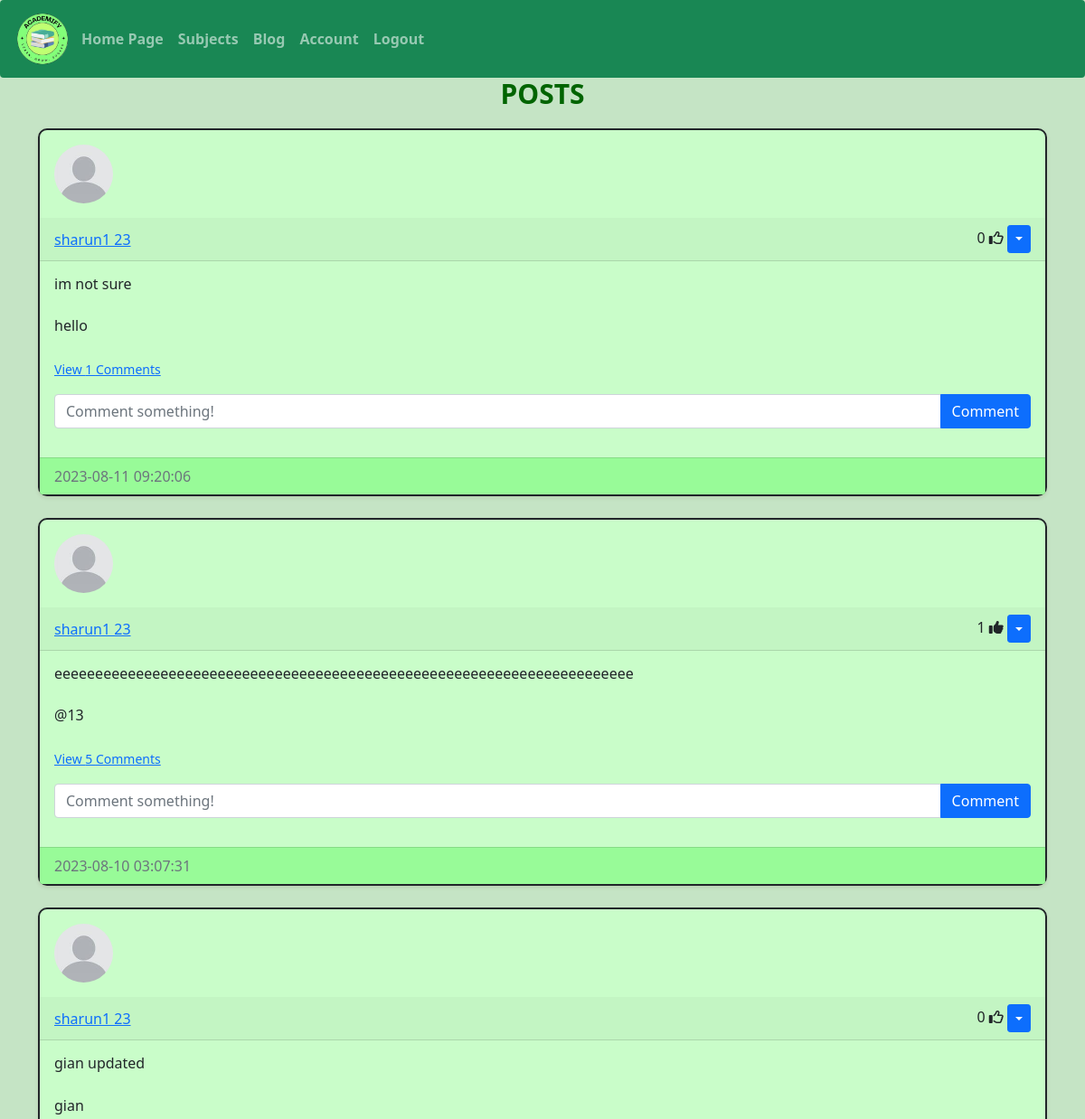
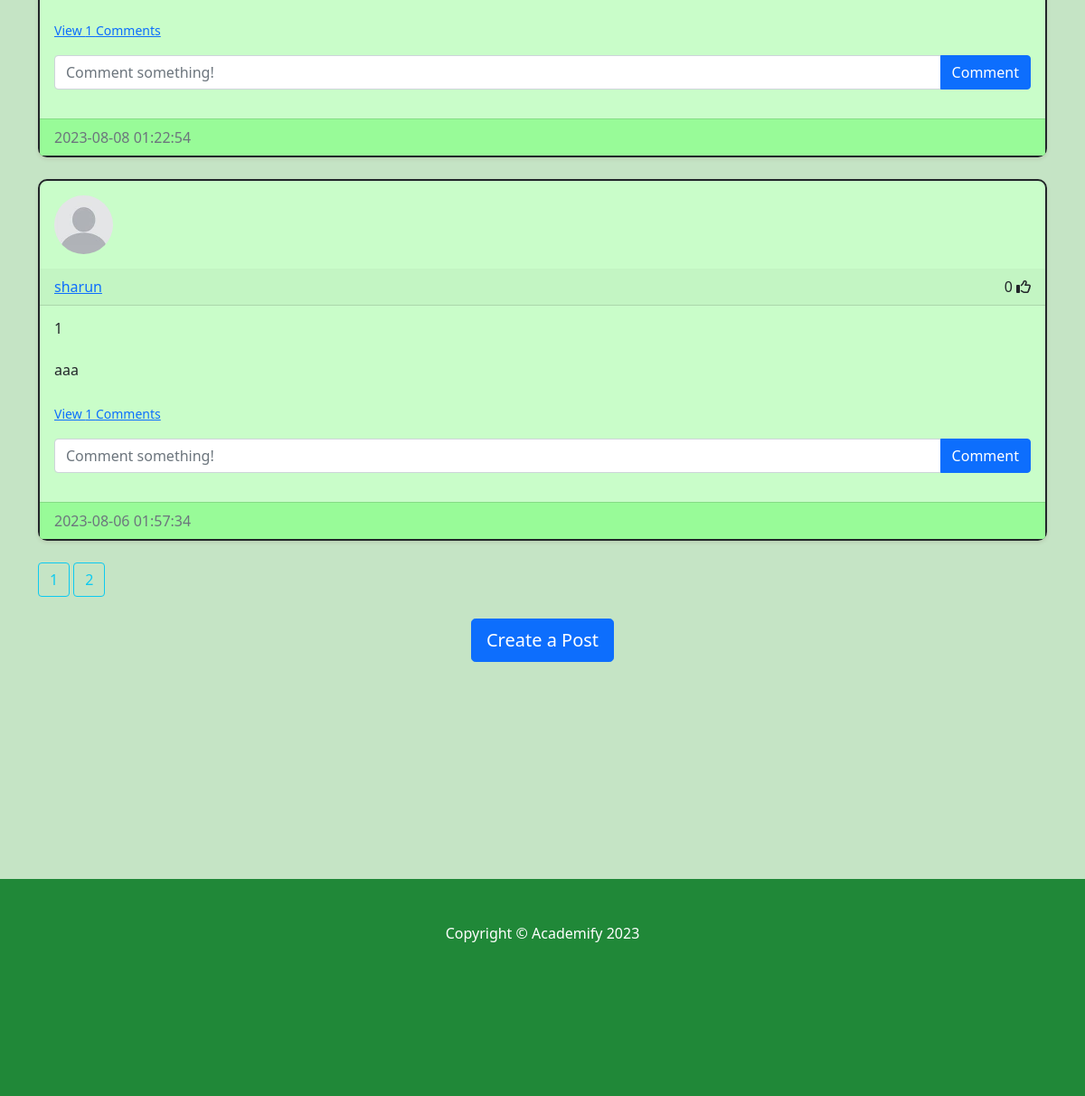
The page /blog (signed in) on the database as committed earlier (2 pictures, top to bottom).
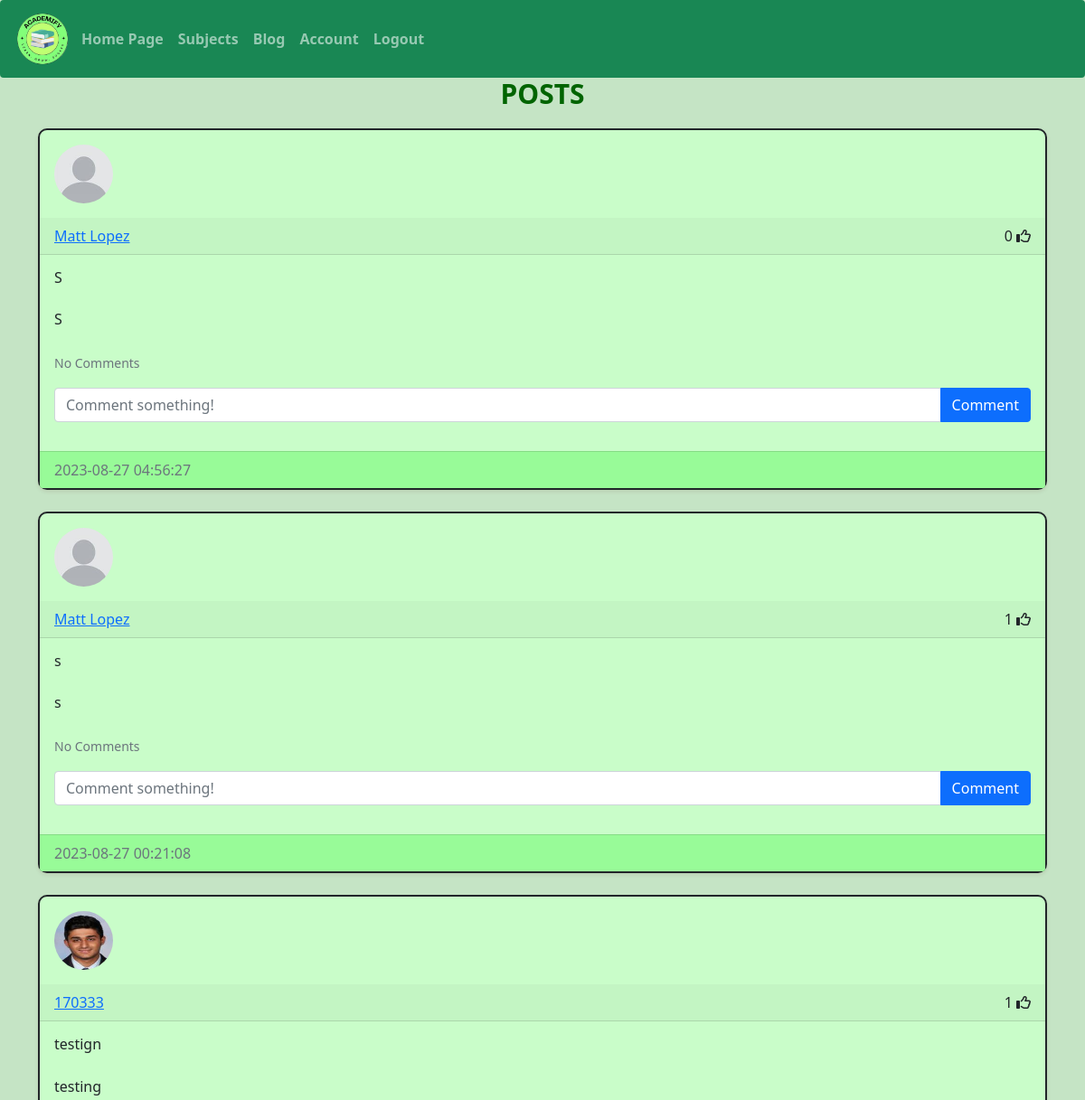
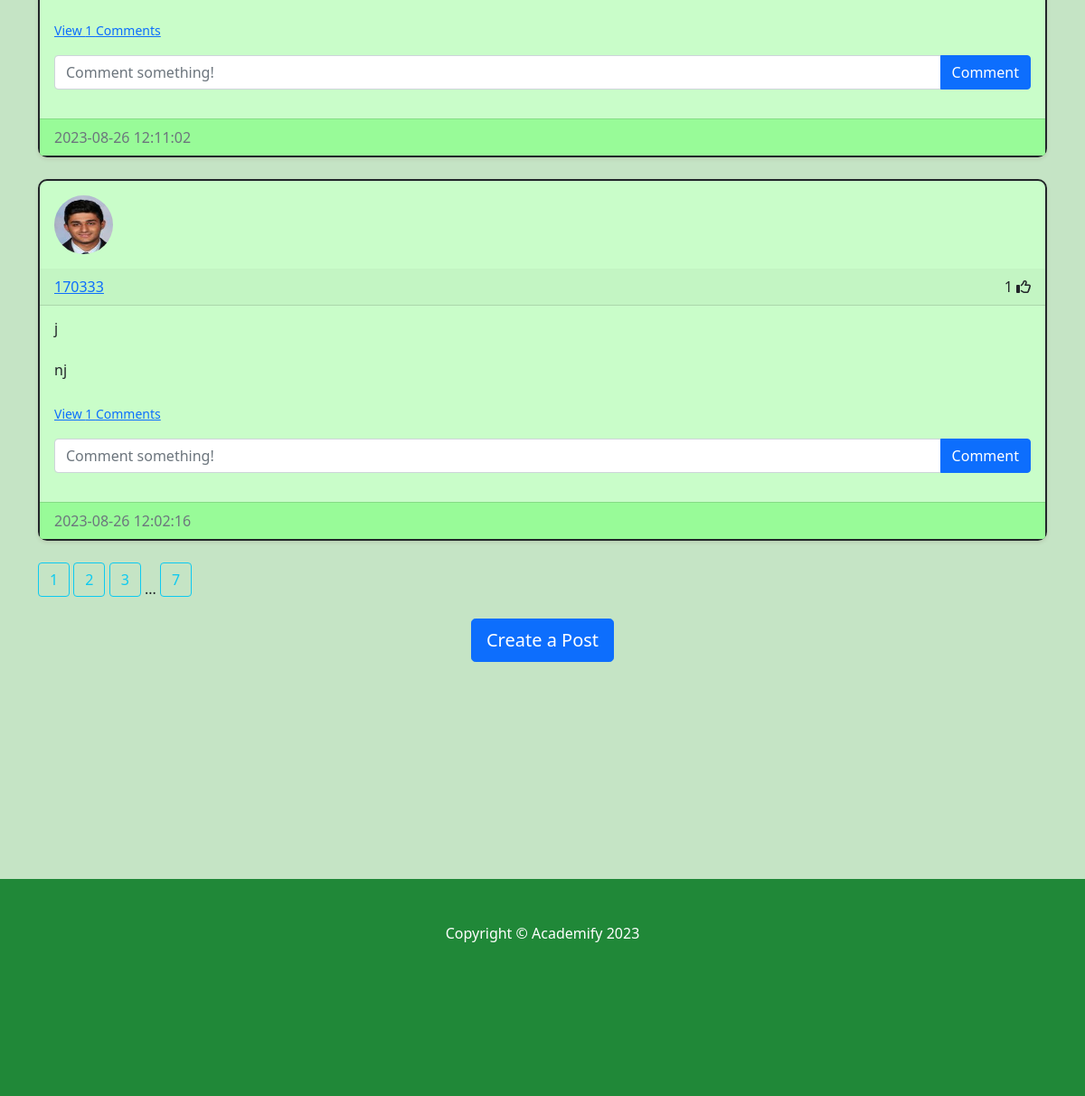
The same page on the database as committed later (2 pictures, top to bottom).
### website/models.py (models this page shows)
class Post(db.Model):
    id = db.Column(db.Integer, primary_key=True)
    title = db.Column(db.String(100), nullable=False)
    text = db.Column(db.Text, nullable=False)
    date_created = db.Column(db.DateTime(timezone=True),
                             default=func.now())
    author = db.Column(db.Integer, db.ForeignKey('user.id',
                                                 ondelete="CASCADE"),
                       nullable=False)
    comments = db.relationship('Comment',
                               backref='post',
                               passive_deletes=True)
    likes = db.relationship('Like',
                            backref='post', passive_deletes=True)

class User(db.Model, UserMixin):
    id = db.Column(db.Integer,
                   primary_key=True)
    email = db.Column(db.String(150), unique=True)
    username = db.Column(db.String(150), unique=True)
    password = db.Column(db.String(150))
    image_file = db.Column(db.String(20),
                           nullable=False,
                           default='default.jpg')
    date_created = db.Column(db.DateTime(timezone=True),
                             default=func.now())
    posts = db.relationship('Post', backref='user',
                            passive_deletes=True)
    comments = db.relationship('Comment',
                               backref='user',
                               passive_deletes=True)
    likes = db.relationship('Like',
                            backref='user',
                            passive_deletes=True)

### website/views.py (the view)
@views.route("/blog")
@login_required
def blog():
    page = request.args.get('page', 1, type=int)
    posts = Post.query.order_by(
        Post.date_created.desc()).paginate(page=page, per_page=4)
    return render_template("blog.html", user=current_user, posts=posts)

### website/__init__.py (called while the page is built)
def create_app():
    app = Flask(__name__)
    app.config['SECRET_KEY'] = "helloworld"  # Secret key for session security
    app.config['SQLALCHEMY_DATABASE_URI'] = f'sqlite:///{DB_NAME}'
    db.init_app(app)
    from .views import views
    from .auth import auth
    app.register_blueprint(views, url_prefix="/")
    app.register_blueprint(auth, url_prefix="/")
    from .models import User
    with app.app_context():
        db.create_all()  # Create database tables
        print("Created database!")
    login_manager = LoginManager()
    login_manager.login_view = "auth.login"
    login_manager.init_app(app)
    @login_manager.user_loader
    def load_user(id):
        return User.query.get(int(id))
    return app

### website/templates/blog.html (shortened to what this page needs)
<!DOCTYPE html>
<html lang="en">
{% extends "posts_div.html" %}

### website/templates/posts_div.html (shortened to what this page needs)
<!DOCTYPE html>
<html lang="en">
{% extends "base.html" %}
{% block content %}
<h1 class="text-center">
  {% block header %}Posts{% endblock %}
</h1>
<div id="posts">
  {% for post in posts %}
  <div class="card border-dark">
    <img class="rounded-circle article-img" src="{{ url_for('static', filename='profile_pics/'+ post.user.image_file) }}" alt="Profile Picture">
    <div class="card-header d-flex justify-content-between align-items-center" style="font-weight: 500;">
      <a href="/posts/{{post.user.username}}">{{post.user.username}}</a>
      <div>
        <span id="likes-count-{{post.id}}">
          {{ post.likes|length }}
        </span>
        {% if user.id in post.likes|map(attribute="author")|list %}
        <i class="fas fa-thumbs-up" id="like-button-{{post.id}}" onclick="like({{post.id}})"></i>
        {% else %}
        <i class="far fa-thumbs-up" id="like-button-{{post.id}}" onclick="like({{post.id}})"></i>
        {% endif %}
        {% if user.id == post.author %}
        <div class="btn-group">
          <button type="button" class="btn btn-sm btn-primary dropdown-toggle" data-bs-toggle="dropdown"></button>
        </div>
        {% endif %}
      </div>
    </div>
    <div class="card-body" style="font-weight: 500;">
      <div class="card-text post-title">{{post.title}}</div>
      <br>
      <div class="card-text">{{post.text}}</div>
      <br>
      <p class="card-text">
        {% if post.comments|length > 0 %}
        <a data-bs-toggle="collapse" href="#comments-{{post.id}}" role="button">
          <small>View {{post.comments|length}} Comments</small>
        </a>
        {% else %}
        <small class="text-muted" style="font-weight: 500;">No Comments</small>
        {% endif %}
      </p>
      <form class="input-group mb-3" method="POST" action="{{ url_for('views.create_comment', post_id=post.id) }}">
        <input type="text" id="text" name="text" class="form-control" style="font-weight: 500;" placeholder="Comment something!">
        <button type="submit" class="btn btn-primary" style="font-weight: 500;">Comment</button>
      </form>
    </div>
    <div class="card-footer text-muted" style="font-weight: 500;">{{post.date_created}}</div>
  </div>
  <br>
  {% endfor %}
</div>
{% for page_num in posts.iter_pages(left_edge=1, right_edge=1, left_current=1, right_current=2) %}
{% if page_num %}
  {% if posts.page == page_num %}
    <a class="btn btn-outline-info mb-4" href="{{ url_for('views.blog', page=page_num)}}">{{ page_num }}</a>
  {% else %}
    <a class="btn btn-outline-info mb-4" href="{{ url_for('views.blog', page=page_num)}}">{{ page_num }}</a>
  {% endif %}
{% else %}
  ...
{% endif %}
{% endfor %}
{% block footer %}
<div class="text-center">
  <a href="/create-post" class="btn btn-primary btn-lg">Create a Post</a>
</div>
<br>
<br>
<br>
<br>
<br>
<br>
<br>
<br>
<br>
<br>
{% endblock %}
{% endblock %}

### website/templates/base.html (shortened to what this page needs)
<!DOCTYPE html>
<html lang="en">
<head>
  <link href="https://cdn.jsdelivr.net/npm/bootstrap@5.0.2/dist/css/bootstrap.min.css"
    rel="stylesheet"
>
  <link rel="stylesheet" type="text/css" href="{{ url_for('static',filename='styles.css') }}">
</head>
<body>
  <nav class="navbar navbar-expand-sm bg-success navbar-dark">
    <div class="container-fluid">
      <img src="{{ url_for('static', filename='images/acad123.png') }}" alt="Academify Logo" height="70">
      <div class="collapse navbar-collapse" id="navbar">
        <div class="navbar-nav">
          <a class="nav-item nav-link" href="/home">Home Page</a>
          {% if user.is_authenticated %}
          <a class="nav-item nav-link" href="/subjects">Subjects</a>
          <a class="nav-item nav-link" href="/blog">Blog</a>
          <a class="nav-item nav-link" href="/account">Account</a>
          <a class="nav-item nav-link" href="/logout">Logout</a>
          {% else %}
          <a class="nav-item nav-link" href="/login">Login</a>
          <a class="nav-item nav-link" href="/sign-up">Sign Up</a>
          {% endif %}
        </div>
      </div>
    </div>
  </nav>
  <div class="container">
    {% block content %}{% endblock %}
  </div>
  <footer class="py-5 bg-green">
    <div class="footer"><p class="m-0 text-center text-white">Copyright &copy; Academify 2023</p></div>
  </footer>
</body>
</html>

### website/static/styles.css (style rules this page uses)
h1 { color: darkgreen; text-transform: uppercase; font-weight: 900; font-size: 30px; margin: 0 0 20px; text-align: center; }
p { font-weight: 500; }
.bg-green { background-color: #208838; }
.navbar { font-weight: bold; border-radius: 4px; }
.article-img { height: 65px; width: 65px; margin: 16px; }
.post-title { font-weight: 500; line-height: 1.2; }
.card-footer { background-color: #98fb98; }
.form-control { font-weight: 500; }
footer { width: 100%; bottom: 0; background-color: green; height: 15rem; color: white; text-align: center; }
body { background-color: rgb(197, 228, 197) !important; }
.card { background-color: rgb(201, 253, 201); border-radius: 10px; border: 2px solid black; box-shadow: 0 2px 4px #5a11111a; }

Rows that differ between the two databases and show on the page:
no longer on this page (row unchanged): Post: image_file (placeholder picture), user.username "sharun1 23", likes|length "0", title "im not sure", text "hello", comments|length "1", date_created "2023-08-11 09:20:06"
no longer on this page (row unchanged): Post: image_file (placeholder picture), user.username "sharun1 23", likes|length "1", title "eeeeeeeeeeeeeeeeeeeeeeeeeeeeeeeeeeeeeeeeeeeeeeeeeeeeeeeeeeeeeeeeeeeeeee", text "@13", comments|length "5", date_created "2023-08-10 03:07:31"
no longer on this page (row unchanged): Post: image_file (placeholder picture), user.username "sharun1 23", likes|length "0", title "gian updated", text "gian", comments|length "1", date_created "2023-08-08 01:22:54"
no longer on this page (row unchanged): Post: image_file (placeholder picture), user.username "sharun", likes|length "0", title "1", text "aaa", comments|length "1", date_created "2023-08-06 01:57:34"
added Post: image_file (placeholder picture), user.username "Matt Lopez", likes|length "0", title "S", text "S", shows "No Comments", date_created "2023-08-27 04:56:27"
added Post: image_file (placeholder picture), user.username "Matt Lopez", likes|length "1", title "s", text "s", shows "No Comments", date_created "2023-08-27 00:21:08"
added Post: image_file (picture), user.username "170333", likes|length "1", title "testign", text "testing", comments|length "1", date_created "2023-08-26 12:11:02"
added Post: image_file (picture), user.username "170333", likes|length "1", title "j", text "nj", comments|length "1", date_created "2023-08-26 12:02:16"
Other text that changed with them:
new list line: "3"
new list line: "7"
